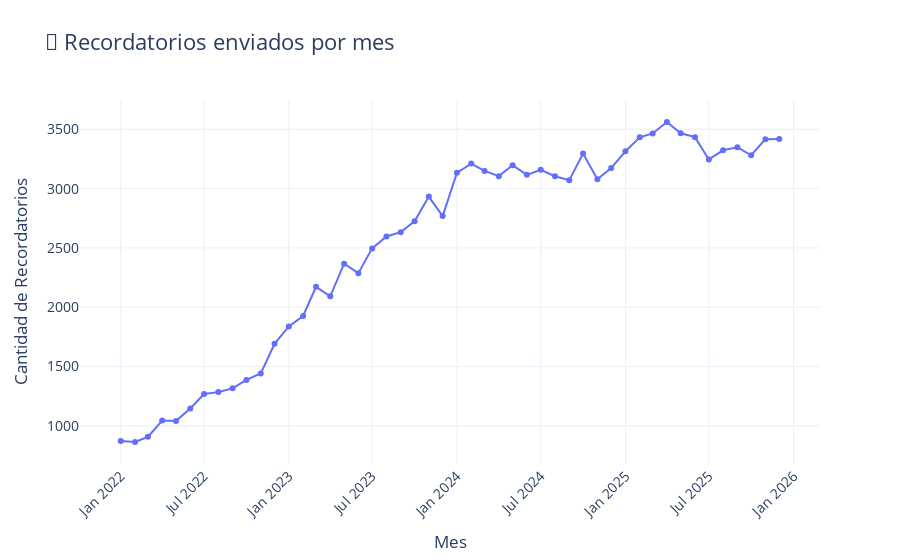

The notebook cell this image was saved under:
### Code cell
import plotly.express as px
import plotly.graph_objects as go

# Agrupación
reminders['month'] = reminders['sent_at'].dt.to_period('M').astype(str)
monthly_reminders = reminders.groupby('month').size().reset_index(name='reminder_count')

# Gráfica
fig = px.line(
    monthly_reminders,
    x='month', y='reminder_count',
    markers=True,
    title='📨 Recordatorios enviados por mes',
    labels={'month': 'Mes', 'reminder_count': 'Cantidad de Recordatorios'},
    template='plotly_white'
)

fig.update_layout(
    title_font_size=22,
    xaxis_tickangle=-45,
    font=dict(size=14),
    hovermode='x unified'
)
fig.show()

### Figure 1 — Plotly figure (JSON) as saved in the notebook; plotly's stock layout.template omitted (floating-point values rounded to 4 significant figures)
{"data": [{"hovertemplate": "Mes=%{x}<br>Cantidad de Recordatorios=%{y}<extra></extra>", "legendgroup": "", "line": {"color": "#636efa", "dash": "solid"}, "marker": {"symbol": "circle"}, "mode": "lines+markers", "name": "", "orientation": "v", "showlegend": false, "x": ["2022-01", "2022-02", "2022-03", "2022-04", "2022-05", "2022-06", "2022-07", "2022-08", "2022-09", "2022-10", "2022-11", "2022-12", "2023-01", "2023-02", "2023-03", "2023-04", "2023-05", "2023-06", "2023-07", "2023-08", "2023-09", "2023-10", "2023-11", "2023-12", "2024-01", "2024-02", "2024-03", "2024-04", "2024-05", "2024-06", "2024-07", "2024-08", "2024-09", "2024-10", "2024-11", "2024-12", "2025-01", "2025-02", "2025-03", "2025-04", "2025-05", "2025-06", "2025-07", "2025-08", "2025-09", "2025-10", "2025-11", "2025-12"], "xaxis": "x", "y": [871, 863, 907, 1044, 1040, 1146, 1268, 1284, 1316, 1387, 1442, 1691, 1838, 1926, 2172, 2092, 2367, 2287, 2496, 2596, 2633, 2724, 2933, 2768, 3133, 3211, 3149, 3105, 3197, 3116, 3159, 3104, 3071, 3296, 3079, 3173, 3315, 3432, 3465, 3562, 3466, 3434, 3246, 3323, 3349, 3281, 3417, 3418], "yaxis": "y", "type": "scatter"}], "layout": {"xaxis": {"anchor": "y", "domain": [0.0, 1.0], "title": {"text": "Mes"}, "tickangle": -45}, "yaxis": {"anchor": "x", "domain": [0.0, 1.0], "title": {"text": "Cantidad de Recordatorios"}}, "legend": {"tracegroupgap": 0}, "title": {"text": "📨 Recordatorios enviados por mes", "font": {"size": 22}}, "font": {"size": 14}, "hovermode": "x unified"}}
